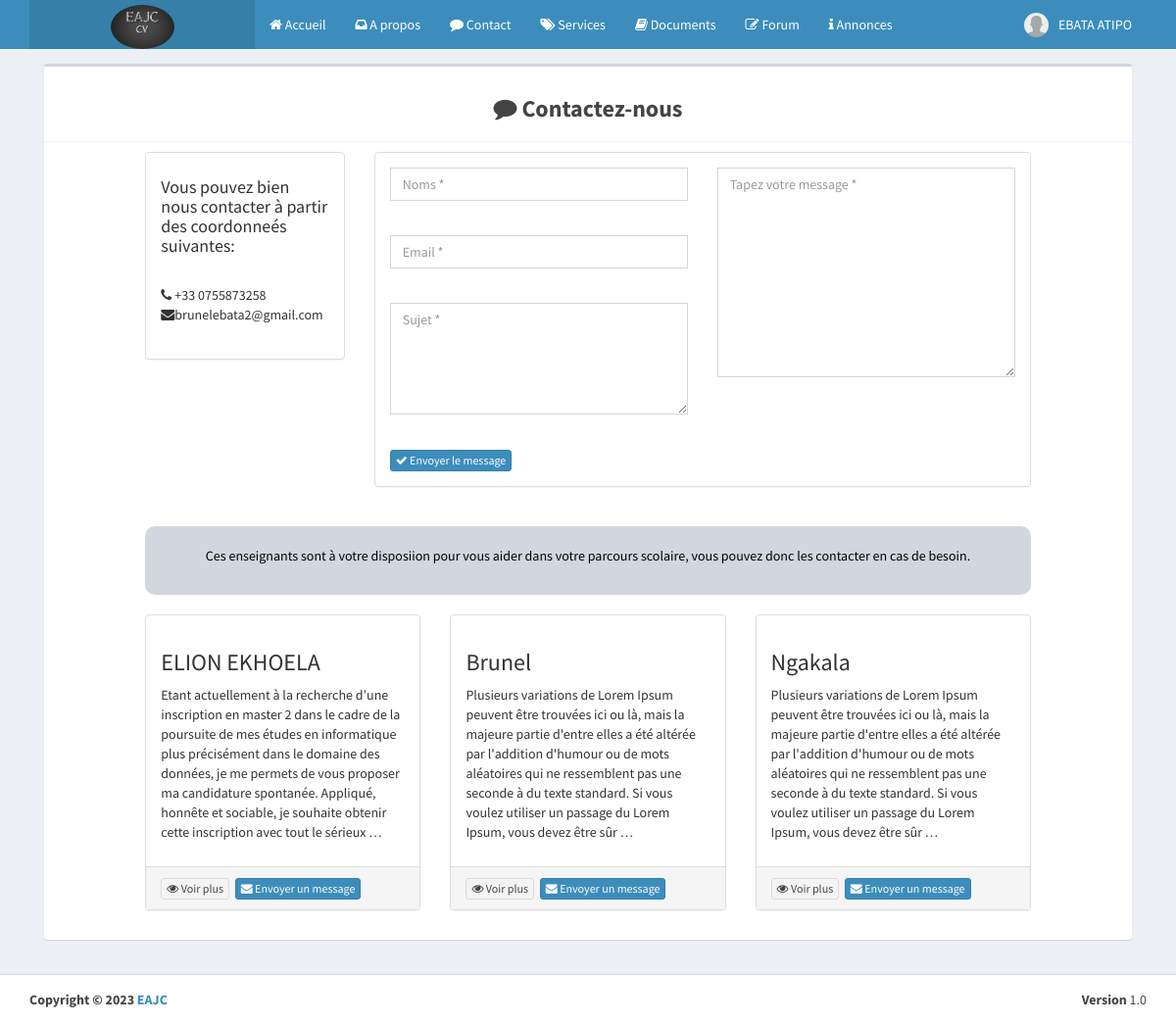
The page /eab/contact (signed in) on the database its author committed.
### eab/models.py (models this page shows, shortened)
class Parametre(models.Model):
    appname=models.CharField(max_length=100)
    appeditor=models.CharField(max_length=200)
    phone=models.CharField(max_length=200, null=True)
    email=models.CharField(max_length=200, null=True)
    version=models.CharField(max_length=10, null=True)
    devise=models.CharField(max_length=10, null=True)
    COLORS=[
        ('primary','primary'),
        ('info','info'),
        ('success','success'),
        ('danger','danger'),
        ('secondary','secondary'),
        ('dark','dark'),
    ]
    theme=models.CharField(max_length=200, null=True, choices=COLORS)
    logo=models.ImageField(upload_to="media", null=True, blank=True)
    width_logo=models.CharField(max_length=3, null=True)
    height_logo=models.TextField(max_length=3, null=True)

class Profile(models.Model):
    user=models.OneToOneField(User, on_delete=models.CASCADE)
    phone=models.CharField(max_length=100)
    address=models.TextField()
    photo=models.ImageField(upload_to="media", null=True, blank=True)
    SEX=[
        ('Masculin','Masculin'),
        ('Feminin','Feminin')
    ]
    gender=models.CharField(max_length=100, null=True, choices=SEX)
    droitmes=models.BooleanField(default=False, null=True)
    status=models.BooleanField(default=False, null=True)
    apropos=models.TextField(null=True)
    profession=models.CharField(max_length=50, null=True)
    VARIABLE=[
        ('Visible','Visible'),
        ('Invisible','Invisible')
    ]
    vform=models.CharField(max_length=100, null=True, choices=VARIABLE, default="Visible")
    vep=models.CharField(max_length=100, null=True, choices=VARIABLE)
    vcomp=models.CharField(max_length=100, null=True, choices=VARIABLE)
    vaform=models.CharField(max_length=100, null=True, choices=VARIABLE)
    priority=models.BooleanField(null=True,default=False)

### eab/views.py (the view, shortened to what this page needs)
# urls.py: path("contact", contact, name="contact/contact"),
@transaction.atomic
@csrf_exempt
def contact(request):
    form=ContactForm()
    date=datetime.datetime.now()
    context={
        "form":form,
        "parametre":parametre(),
        "userpriorities":userPriority(),
        "date":date
    }
    return render(request, "contact/contact.html", context)

### eab/forms.py
class ContactForm(forms.Form):
    name=forms.CharField(widget=forms.TextInput(attrs={'class':'form-control','name':'name','placeholder':'Noms *','required':True}))
    email=forms.EmailField(widget=forms.TextInput(attrs={'class':'form-control','email':'email','placeholder':'Email *','required':True}))
    subject=forms.CharField(widget=forms.Textarea(attrs={'class':'form-control','subject':'subject','placeholder':'Sujet *', 'rows':5,'required':True}))
    message=forms.CharField(widget=forms.Textarea(attrs={'class':'form-control','message':'message','placeholder':'Tapez votre message *', 'rows':10, 'required':True}))

### eab/views.py (called while the page is built)
def parametre():
    try:
        parametre=Parametre.objects.all()[0]
    except Exception as e:
        parametre=None
    if parametre == None :
        return redirect("maintenance")
    else:
        return parametre

def userPriority():
    users=User.objects.all()
    tabUserPriority=[]
    count=0
    for user in users:
        try:
            if user.profile and user.profile.priority==1:
                if count <=2:
                    tabUserPriority.append(user)
                    count+=1
        except:
            pass
    return tabUserPriority

### eab/templates/contact/contact.html (shortened to what this page needs)
{% extends 'global/base0.html' %}
{% block content %}
{% load static %}
<div class="content-wrapper">
    <div class="container">
        <section class="content">
            <div class="box box-default">
                <div class="box-header with-border">
                    <h3 class="text-center"><b><i class="fa fa-comment"></i> Contactez-nous</b></h3>
                </div>
                <div class="box-body">
                    <div class="row">
                        <div class="col-md-10 col-md-offset-1">
                            <div class="row">
                                <div class="col-md-3">
                                    <div class="panel panel-default">
                                        <div class="panel-body">
                                            <h4>Vous pouvez bien nous contacter à partir des coordonneés suivantes:</h4>
                                            <br>
                                            <table>
                                                <tr>
                                                    <td> <i class="fa fa-phone"></i> </td>
                                                    <td> {{ parametre.phone }} </td>
                                                </tr>
                                                <tr>
                                                    <td> <i class="fa fa-envelope"></i> </td>
                                                    <td> {{ parametre.email }} </td>
                                                </tr>
                                            </table>
                                            <br>
                                        </div>
                                    </div>
                                </div>
                                <div class="col-md-9">
                                    <div class="panel panel-default">
                                        <div class="panel-body">
                                            <form method="POST" action="" id="formContact">
                                                <div class="card-body">
                                                    <div class="row">
                                                        <div class="col-md-6">
                                                            <div class="form-group">
                                                            {{ form.name }}
                                                            </div>
                                                            <br>
                                                            <div class="form-group">
                                                            {{ form.email }}
                                                            </div>
                                                            <br>
                                                            <div class="form-group">
                                                            {{ form.subject }}
                                                            </div>
                                                            <br>
                                                        </div>
                                                        <div class="col-md-6">
                                                            <div class="form-group">
                                                            {{ form.message }}
                                                            </div>
                                                        </div>
                                                    </div>
                                                </div>
                                                <div class="row">
                                                    <div class="col-md-12">
                                                        <button class="btn btn-primary btn-xs"><i class="fa fa-check"></i> Envoyer le message </button>
                                                    </div>
                                                </div>
                                            </form>
                                        </div>
                                    </div>
                                </div>
                            </div>
                        </div>
                    </div>
                    <div class="row">
                        <br>
                        <div class="col-md-10 col-md-offset-1">
                            {% include 'global/_slide.html' %}
                        </div>
                    </div>
                </div>
            </div>
        </section>
    </div>
</div>
{% endblock %}

### eab/templates/global/header.html (shortened to what this page needs)
{% load static %}
<header class="main-header">
    <nav class="navbar navbar-static-top">
      <div class="container">
        <div class="navbar-header">
            <a href="{% url 'home' %}" class="logo">
                {% if parametre.logo %}
                <img class="img-circle" src="{{ parametre.logo.url }}" width="{{ parametre.width_logo }}" height="{{ parametre.height_logo }}" alt="EAJC">
                {% else %}
                <h3><b>EAJC</b></h3>
                {% endif %}
            </a>
        </div>
        <div class="collapse navbar-collapse pull-left" id="navbar-collapse">
          <ul class="nav navbar-nav">
            <li><a href="{% url 'home' %}"><i class="fa fa-home"></i> Accueil </a></li>
            <li><a href="{% url 'contact/apropos' %}"><i class="fa fa-inbox"></i> A propos</a></li>
            <li><a href="{% url 'contact/contact' %}"><i class="fa fa-comment"></i> Contact</a></li>
            <li><a href="{% url 'contact/services' %}"><i class="fa fa-tags"></i> Services</a></li>
            <li><a href="{% url 'cours/cours' %}"><i class="fa fa-book"></i> Documents</a></li>
            {% if request.user.is_authenticated %}
            <li><a href="{% url 'question/questions' %}"><i class="fa fa-edit"></i> Forum</a></li>
            {% else %}
            <li>
              <a href="#" data-toggle="modal" data-target="#ForumModal"><i class="fa fa-edit"></i> Forum</a>
            </li>
            {% endif %}
            <li><a href="{% url 'annonce/annonce' %}"><i class="fa fa-info"></i> Annonces</a></li>
          </ul>
        </div>
          <div class="navbar-custom-menu">
            <ul class="nav navbar-nav">
              {% if request.user.is_authenticated %}
              <li class="dropdown user user-menu">
                <a href="#" class="dropdown-toggle" data-toggle="dropdown">
                  {% if user.profile.photo %}
                        <img class="user-image" src="{{ user.profile.photo.url }}" alt="User Image">
                    {% else %}
                        <img class="user-image" width="60" height="60" src="{% static 'dist/img/user.png' %}" alt="...">
                    {% endif %}
                  <span class="hidden-xs">{{ user.last_name }}</span>
                </a>
              </li>
              {% endif %}
            </ul>
          </div>
      </div>
    </nav>
  </header>

### eab/templates/global/_slide.html
<div class="bg-gray text-center" style="padding-top: 20px;padding-bottom: 20px; border-radius: 10px;">
    <div class="card-body"><p class="text-white m-0">Ces enseignants sont à votre disposiion pour vous aider dans votre parcours scolaire, vous pouvez donc les contacter en cas de besoin.</p></div>
</div>
<br>
<div class="row">
    {% for user in userpriorities %}
    <div class="col-md-4">
        <div class="panel panel-default h-100">
            <div class="panel-body box-shadow">
                <h3 class="card-title">{{ user.last_name }}</h3>
                <p class="card-text">{{ user.profile.apropos|truncatewords:50 }}</p>
            </div>
            <div class="panel-footer">
                <a class="btn btn-default btn-xs" href="{% url 'cv/cv' user.id %}"><i class="fa fa-eye"></i> Voir plus</a>&nbsp;
                {% if user.profile.droitmes == 1 %}
                <a href="{% url 'contact/contactuser' user.id %}" class="btn btn-primary btn-xs"><i class="fa fa-envelope"></i> Envoyer un message</a>
                {% endif %}
            </div>
        </div>
    </div>
    {% endfor %}
</div>

### eab/templates/global/footer.html
<footer class="main-footer">
    <div class="container">
      <div class="pull-right hidden-xs">
        <b>Version</b> {{parametre.version}}
      </div>
      <strong>Copyright &copy; 2023 <a href="">{{parametre.appname}}</a></strong>
    </div>
</footer>

### rows shown on the page
Parametre: logo (picture), phone "+33 0755873258", email "brunelebata2@gmail.com", version "1.0", appname "EAJC"

### other values the page prints
{{ user.last_name }} "EBATA ATIPO"
{{ user.last_name }} "ELION EKHOELA"
{{ user.last_name }} "Brunel"
{{ user.last_name }} "Ngakala"
